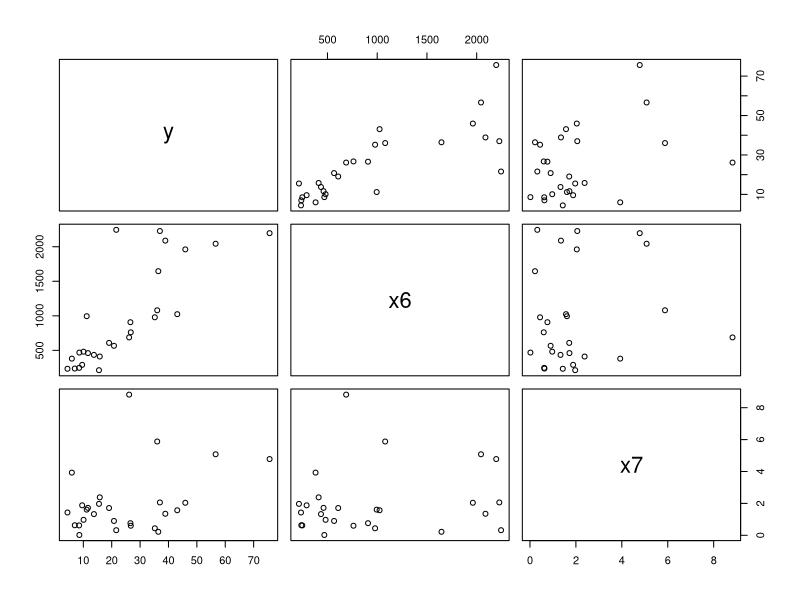
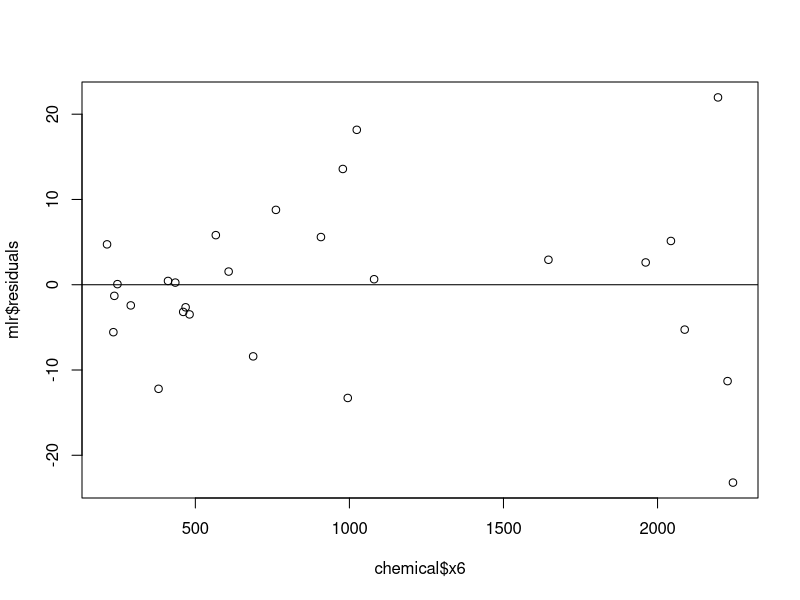
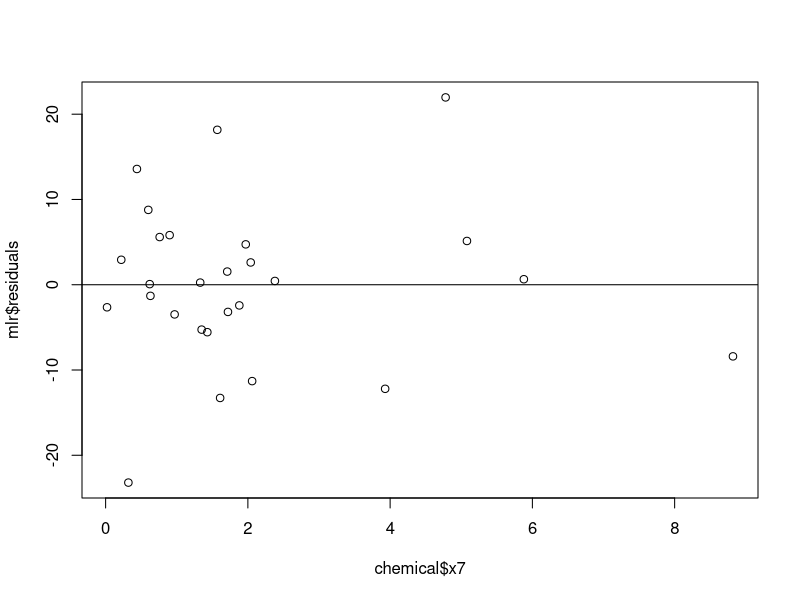
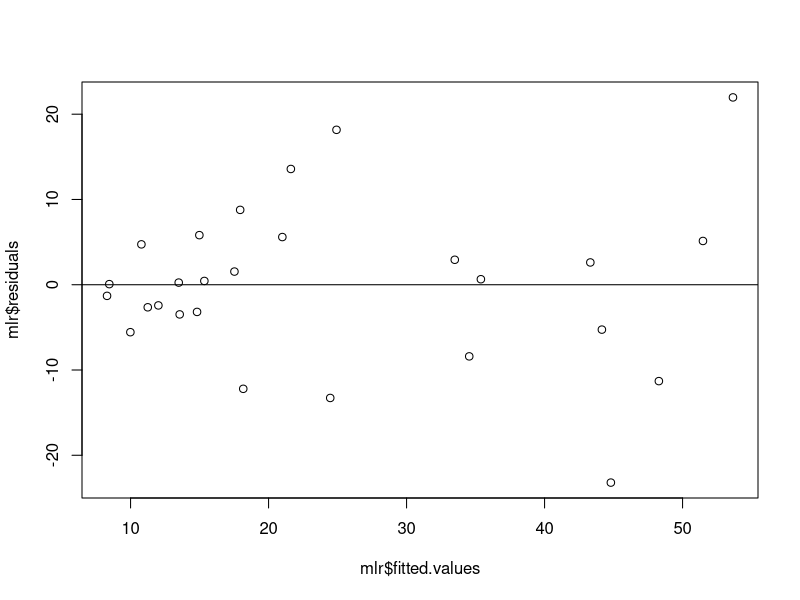
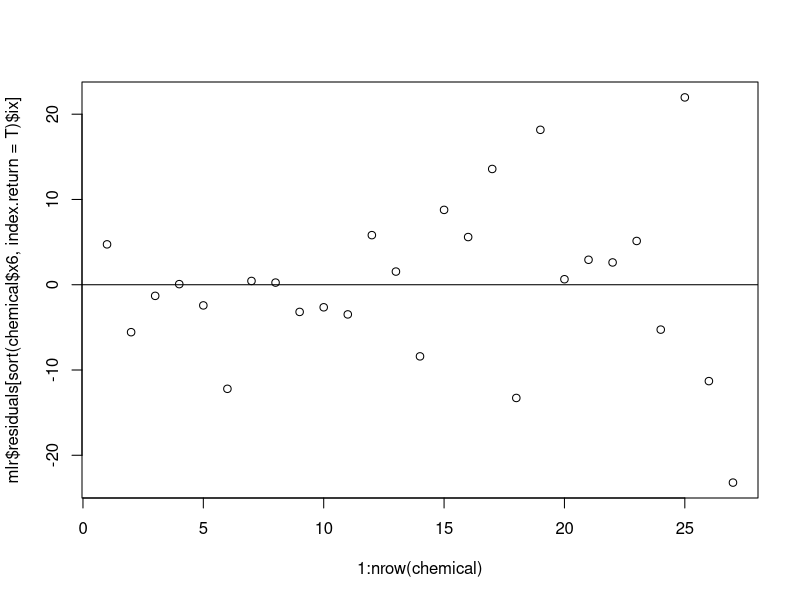
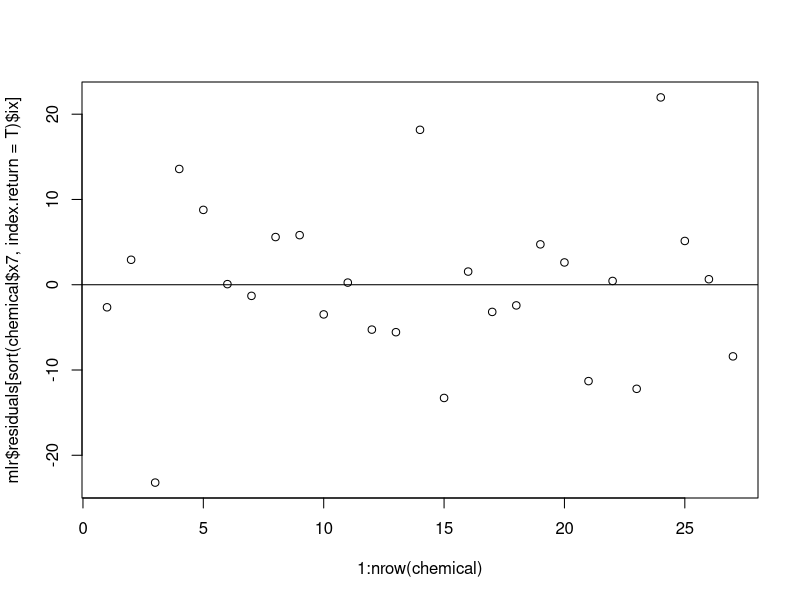
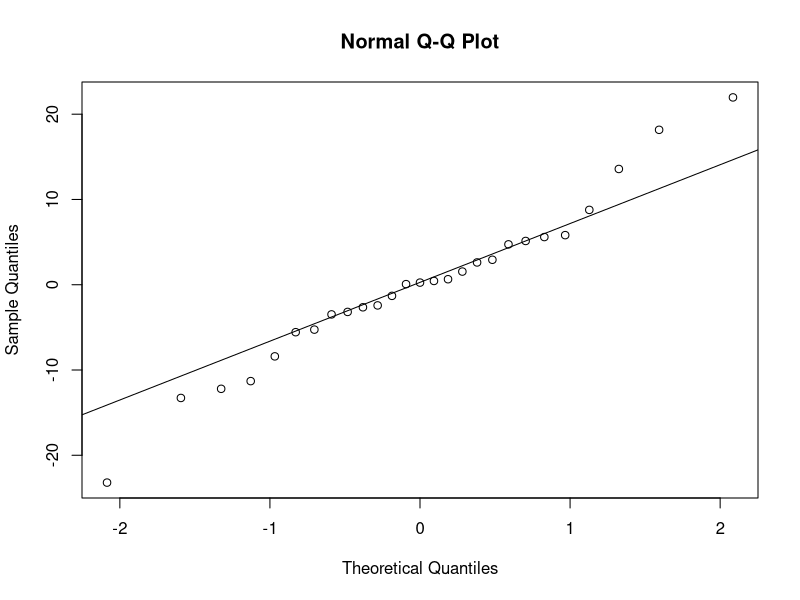
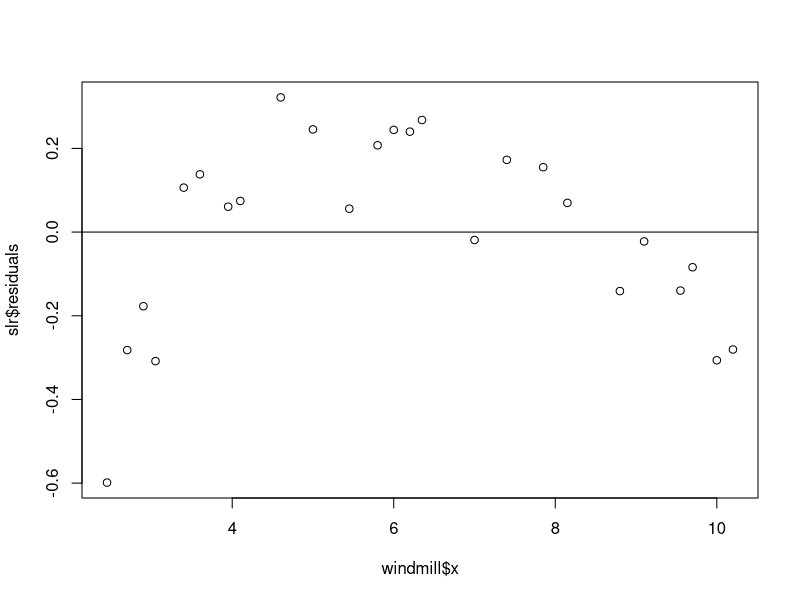

These charts were generated, in order, by the following R code:
## ---- chunk 1
chemical = read.csv("./chemical.csv")
mlr = lm(y ~ x6 + x7, data=chemical)
summary(mlr)
## ---- chunk 2
chemical.subset = chemical[c("y", "x6", "x7")]
pairs(chemical.subset)
## ---- chunk 3
plot(chemical$x6, mlr$residuals)
abline(h=0)

plot(chemical$x7, mlr$residuals)
abline(h=0)
## ---- chunk 4
plot(mlr$fitted.values, mlr$residuals)
abline(h=0)
## ---- chunk 5
plot(1:nrow(chemical), mlr$residuals[sort(chemical$x6, index.return=T)$ix],)
abline(h=0)
plot(1:nrow(chemical), mlr$residuals[sort(chemical$x7, index.return=T)$ix],)
abline(h=0)
## ---- chunk 6
qqnorm(mlr$residuals)
qqline(mlr$residuals)
## ---- chunk 7
shapiro.test(mlr$residuals)
## ---- chunk 8
windmill = read.csv("./windmill.csv")
slr = lm(y ~ x, data=windmill)
summary(slr)
## ---- chunk 9
plot(windmill$x, slr$residuals)
abline(h=0)

#plot(dat$x, dat$y)
## ---- chunk 10
plot(slr$fitted.values, slr$residuals)
abline(h=0)
## ---- chunk 11
plot(1:nrow(windmill), slr$residuals[sort(windmill$x, index.return=T)$ix],)
abline(h=0)
## ---- chunk 12
qqnorm(mlr$residuals)
qqline(mlr$residuals)
## ---- chunk 13
shapiro.test(mlr$residuals)
## ---- chunk 14
windmill$y_tran <- (windmill$y)^3
plot(windmill$x, windmill$y_tran)
slr2 <- lm(y_tran ~ x, data=windmill)
summary(slr2)
## ---- chunk 15
plot(windmill$x, slr2$residuals)
abline(h=0)
## ---- chunk 16
plot(slr2$fitted.values, slr2$residuals)
abline(h=0)
## ---- chunk 17
plot(1:nrow(windmill), slr2$residuals[sort(windmill$x, index.return=T)$ix],)
abline(h=0)
## ---- chunk 18
qqnorm(slr2$residuals)
qqline(slr2$residuals)

shapiro.test(slr2$residuals)
## ---- chunk 19
newwindmill <- data.frame(x=5)
predict(slr2, newdata = newwindmill, interval = "confidence", level = 0.95)
## ---- chunk 20
(predict(slr2, newdata = newwindmill, interval = "confidence", level = 0.95))^(1/3)
